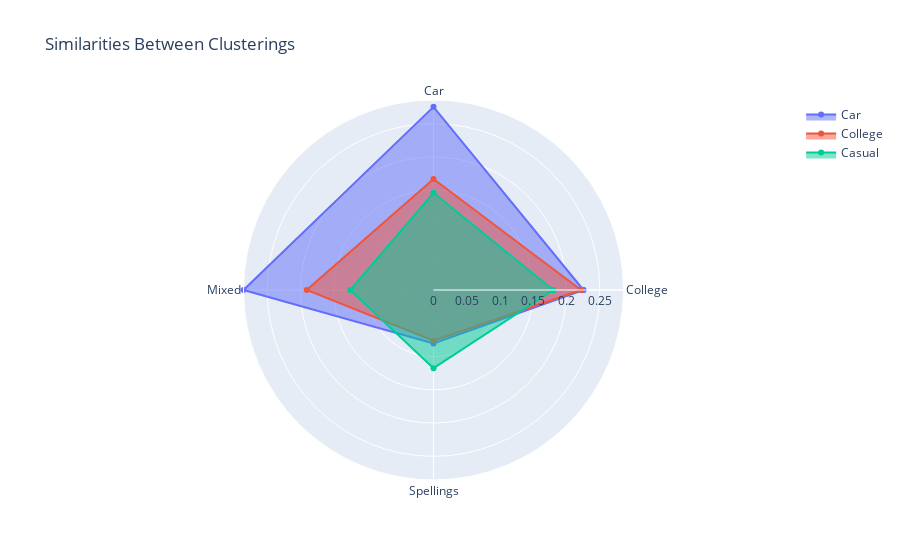

Here is the notebook cell this chart was saved with:
### Code cell
import numpy as np
import plotly.graph_objects as go

# Given array
data_array = np.array(matrix)

# Categories for the radar chart
categories = ['College', 'Car', 'Mixed', 'Spellings']
machineC = ['Car', 'College', 'Casual']

# Create a radar chart for each row in the array
fig = go.Figure()

for i, row in enumerate( data_array ):
    fig.add_trace(go.Scatterpolar(
        r=np.append(row, row[0]),  # Close the radar chart
        theta=categories + [categories[0]],
        fill='toself',
        # name='data'
        name=machineC[i]
    ))

# Layout customization
fig.update_layout(
    polar=dict(
        radialaxis=dict(
            visible=True,
            range=[0, np.max(data_array)]
        )
    ),
    showlegend=True,
    title='Similarities Between Clusterings'
)
fig.write_html('radar.html')
# Show the plot
fig.show()

### Figure 1 — Plotly figure (JSON) as saved in the notebook; plotly's stock layout.template omitted (floating-point values rounded to 4 significant figures)
{"data": [{"fill": "toself", "name": "Car", "r": [0.2254, 0.2753, 0.2856, 0.08028, 0.2254], "theta": ["College", "Car", "Mixed", "Spellings", "College"], "type": "scatterpolar"}, {"fill": "toself", "name": "College", "r": [0.2218, 0.1668, 0.1905, 0.0761, 0.2218], "theta": ["College", "Car", "Mixed", "Spellings", "College"], "type": "scatterpolar"}, {"fill": "toself", "name": "Casual", "r": [0.1799, 0.1461, 0.1252, 0.1175, 0.1799], "theta": ["College", "Car", "Mixed", "Spellings", "College"], "type": "scatterpolar"}], "layout": {"polar": {"radialaxis": {"range": [0, 0.2856], "visible": true}}, "showlegend": true, "title": {"text": "Similarities Between Clusterings"}}}
